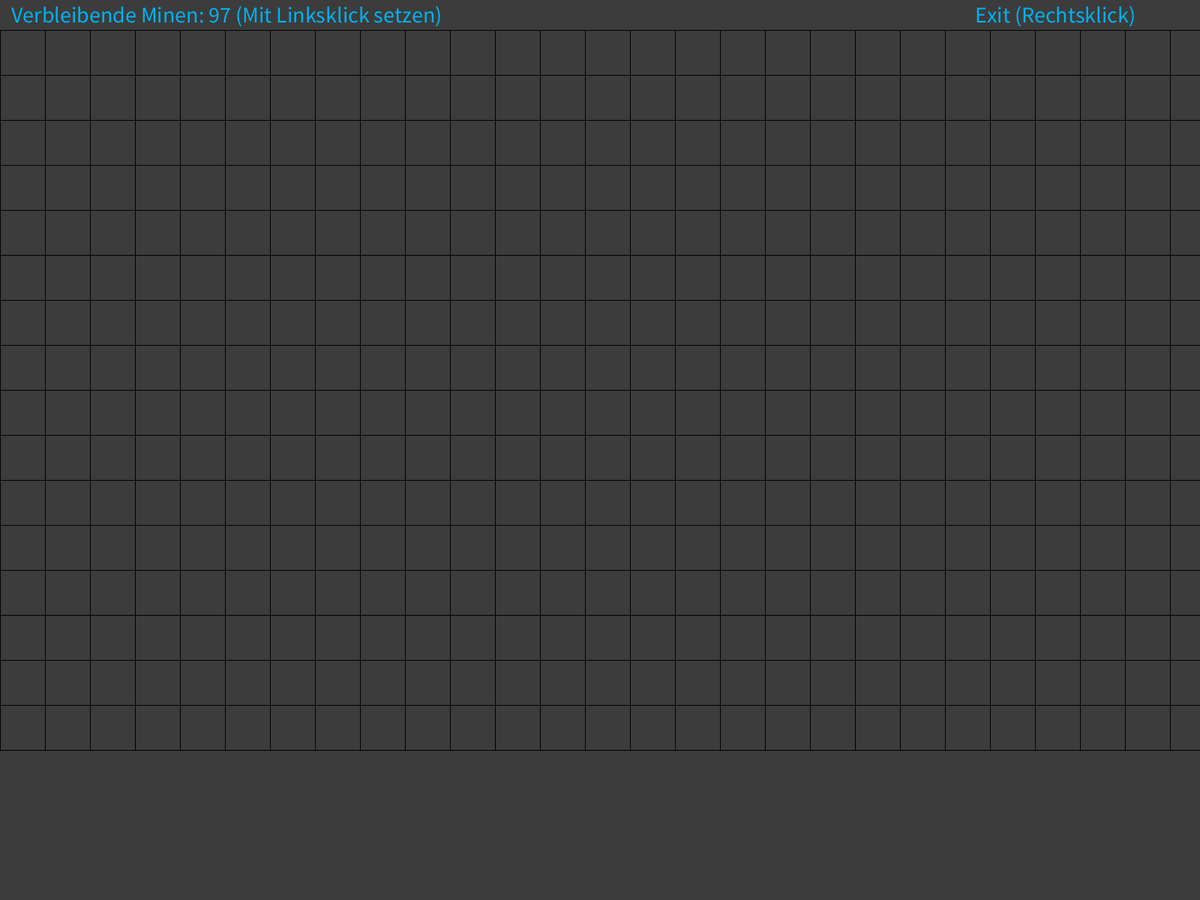
Frame 1 (no input)
Frame 60 (the mouse pressed at the canvas centre just before this capture): identical to frame 1, image omitted
Frame 120 (the mouse held since frame 60 and released just before this capture): identical to frame 1, image omitted

The Processing sketch that drew this single still picture (run headless with seeded random() and noise(); from frame 60 on, the mouse is pressed at the canvas centre):

// Processing sketch: Minesweeper
// ── Minesweeper.pde
/* MINESWEEPER */

// Game width/height
int gameWidth = 30;
int gameHeight = 16;
int cellSize = 60;
int textSize = 30;

/* How the array is going to work
 * This array is going to hold the value of the cell.
 * If it's a -1, then it's a shroaded cell and you don't know what's on it.
 * If it's a 0, then it's a blank cell without a number nor a mine or flag.
 * Any number 1-8 will represent the number of mines around it.
 * 9 represents a mine.
 * 10 represents a flag that is actually on top of a mine.
 * 11 represents a flag that is NOT on top of a mine.
 */
int[][] gameBoard = new int[gameWidth][gameHeight];

// This is a percentage array to reveal the percentage chance of something being a mine.
float[][] percentageBoard = new float[gameWidth][gameHeight];

// This represents the percentage chance that a given tile rolls as a mine.
// In a regular expert 30x16 map with 99 mines, the probability that any given cell is a mine is 20.625%.
// Adjust this variable to adjust difficulty. 0.05 is pretty easy. 0.1 is roughly medium. 0.2 is hard.
float mineDensity = 0.20625;

// Tracks the number of remaining mines on the map to test for game completion
int totalMines;

// This variable ensures that your first play will not hit a mine.
boolean firstPlay;

// This variable becomes true when you win the game to prevent you from continuing any mouse input after winning.
boolean gameWin;

// These variables attempt to hold the "Losing Cell X and Losing Cell Y" values when you lose.
// We track the cell that lost you the game so that it can be colored purple on the lose screen.
int lcx, lcy;

void setup()
{
    fullScreen();
    //size(600,360);
    ellipseMode(CENTER);
    rectMode(CORNER);
    textSize(textSize);
    firstPlay = true;
    totalMines = 0;
    lcx = -1;
    lcy = -1;
    gameWin = false;
    
    // initiate the board by rolling the mines randomly.
    for (int i = 0; i < gameWidth; i++)
    {
        for (int j = 0; j < gameHeight; j++)
        {
            if (random(0,1) < mineDensity)
            {
                gameBoard[i][j] = 9;
                totalMines++;
            }
            else
            {
                gameBoard[i][j] = -1;
            }
        }
    }
}

void draw()
{
    background(60);
    
    // Display the remaining mines at the top of the screen
    fill(0,178,238);
    text("Verbleibende Minen: "+totalMines + " (Mit Linksklick setzen)",15,30);
    text("Exit (Rechtsklick)", width-300, 30);
    
    // Draw the Board
    stroke(0);
    for (int i = 0; i < gameWidth; i++)
    {
        for (int j = 0; j < gameHeight; j++)
        {
            // If it's not a mine, draw the number with the corresponding color
            if (gameBoard[i][j] >= 0 && gameBoard[i][j] <= 8)
            {
                // background color of the square
                fill(120);
                rect(i*cellSize,40+(j*cellSize),cellSize,cellSize);
                
                // select a color based on the number
                switch (gameBoard[i][j])
                {
                    case 0: fill(250); break;
                    case 1: fill(0,0,190); break;
                    case 2: fill(0,190,190); break;
                    case 3: fill(190,0,0); break;
                    case 4: fill(190,0,190); break;
                    case 5: fill(190,190,0); break;
                    case 6: fill(0,190,0); break;
                    case 7: fill(150,110,90); break;
                    case 8: fill(150); break;
                    default: fill(120); break;
                }
                
                // Display the number if it isn't 0. 0 means there's no nearby mines
                // and we don't have to put a number there. Just leave it blank.
                if (gameBoard[i][j] != 0)
                {
                    text(gameBoard[i][j],(i*cellSize+textSize),40+(j*cellSize+textSize));
                    
                    // This bit here automatically plays obvious moves for you to make
                    // the game go faster. However, it will cause you to lose the game
                    // if it believes an incorrect move is obvious due to your incorrectly
                    // placed flag. So be careful placing flags incorrectly.
                    if (countNearbyFlags(i,j) == gameBoard[i][j])
                    {
                        openNearbySafeSpaces(i,j);
                    }
                }
            }
            // This draws the flags as red circles, whether they're correctly placed or not
            else if (gameBoard[i][j] == 10 || gameBoard[i][j] == 11)
            {
                fill(190,0,0);
                ellipse(0.5*cellSize+i*cellSize,40+0.5*cellSize+(j*cellSize),cellSize,cellSize);
            }
            // This part draws the spaces you haven't dug into yet as darker spaces.
            else
            {
                fill(60);
                rect(i*cellSize,40+(j*cellSize),cellSize,cellSize);
            }
        }
    }
    
    // If you've lost the game
    if (lcx != -1)
    {
        // This shows all of the mines.
        for (int i = 0; i < gameWidth; i++)
        {
            for (int j = 0; j < gameHeight; j++)
            {
                if (gameBoard[i][j] == 9)
                {
                    fill(190,0,0);
                    ellipse(0.5*cellSize+(i*cellSize),40+0.5*cellSize+(j*cellSize),cellSize,cellSize);
                }
            }
        }
        
        // Displays the game losing move in purple and also the "Try again" text at the top
        fill(255,64,64);
        text("Drücke Linksklick für einen Neustart!",700,30);
        ellipse(0.5*cellSize+(lcx*cellSize),40+0.5*cellSize+(lcy*cellSize),cellSize,cellSize);
    }
    
    // Test to see if you've won the game.
    if (totalMines == 0)
    {
        // If you have any false flags, you haven't won yet.
        int falseFlags = 0;
        for (int i = 0; i < gameWidth; i++)
        {
            for (int j = 0; j < gameHeight; j++)
            {
                if (gameBoard[i][j] == 11)
                {
                    falseFlags++;
                }
            }
        }
        
        // If none of the flags are falsely placed and no mines are left, you win.
        if (falseFlags == 0)
        {
            fill(190,0,190);
            text("Gewonnen! Drücke Linksklick für einen Neustart!",200,25);
            gameWin = true;
        }
    }
}

void mousePressed()
{
    // 'ENTER' restarts the game only if you've won or lost the game.
    if(mouseButton == LEFT && (lcx != -1 || gameWin)){setup();}
    // This if statement on the outside prevents mouse input if the game is won or lost.
    if (lcx == -1 && !gameWin)
    {
        // To make calculation easier, I use mx and my as variables that replace mouseX and
        // mouseY that will basically exactly equal the cell that your mouse is pointing at
        // within the gameBoard array. Basically, your mouse is always pointing to gameBoard[mx][my].
        // Without this, I'd have to write out gameBoard[floor(mouseX/20),floor((mouseY-40)/20)] every time.
        int mx = floor(mouseX / cellSize);
        int my = floor((mouseY-40) / cellSize);
        
        // This first if statement prevents you from hitting a mine on your first move, and actually
        // opens the board up in that space so that you always have a reasonable start to your game.
        if (firstPlay && mouseButton == LEFT)
        {
            createSafeZone(mx,my);
            openSpace(mx,my);
            firstPlay = false;
        }
        // After the first play has been made, you are now allowed to lose the game.
        
        // This is what happens when you flag a cell, and the game won't let you flag anything
        // until you've made your first move, because that wouldn't make sense.
        else if(!firstPlay && mouseButton == LEFT)
        {
            // If you flag a mine, that cell becomes a correctly flagged cell.
            if (gameBoard[mx][my] == 9)
            {
                gameBoard[mx][my] = 10;
                totalMines--;
            }
            // If you flag a cell that is not a mine, it becomes an incorrectly flagged cell.
            else if (gameBoard[mx][my] == -1)
            {
                gameBoard[mx][my] = 11;
                totalMines--;
            }
            // If you unflag a correctly flagged cell, remove the flag and put a mine back inside.
            else if (gameBoard[mx][my] == 10)
            {
                gameBoard[mx][my] = 9;
                totalMines++;
            }
            // If you unflag an incorrectly flagged cell, remove the flag and put a -1 back inside it,
            // which represents that the cell is back to being open and available to dig into.
            else if (gameBoard[mx][my] == 11)
            {
                gameBoard[mx][my] = -1;
                totalMines++;
            }
        }
    }
    if(mouseButton == RIGHT){
       exit(); 
    }
}

// This is the function that creates a safe zone around your first play so that you never hit a mine
// on your first move, because no one has time for that. It also clears mines from the 8 cells around
// your first move too so that you get at least some decent opening to work with and not just one cell
// opened with one single number.
void createSafeZone(int x, int y)
{
    // This double for-loop is a part of a technique I'm using to look at all cells around a given cell.
    // By using this double for-loop, I can use an x-input of x+i-1, and a y-input of y+j-1, and as you
    // cycle through x and y being 0, 1, and, 2, those inputs will look at all surrounding cells.
    for (int i = 0; i < 3; i++)
    {
        for (int j = 0; j < 3; j++)
        {
            // This if-statement prevents the formula below from using inputs outside of the bounds of
            // the gameBoard array to avoid ArrayOutOfBounds exceptions.
            if ((x+i-1) < 0 || (y+j-1) < 0 || (x+i-1) >= 30 || (y+j-1) >= 16)
            {
                continue;
            }
            else
            {
                // Update the total number of mines if any were cleared during this process.
                if (gameBoard[x+i-1][y+j-1] == 9)
                {
                    totalMines--;
                }
                // Sets the cleared space to space that's ready to be opened.
                gameBoard[x+i-1][y+j-1] = -1;
            }
        }
    }
}

// This is the function that I use to dig into a space and see what's there.
void openSpace(int x, int y)
{
    // Yo, you hit a mine.
    if (gameBoard[x][y] == 9)
    {
        gameLoss(x,y);
    }
    
    // If you didn't lose from the above if-statement, then fill in the cell with the number of
    // surrounding mines using the countNearbyMines() function.
    gameBoard[x][y] = countNearbyMines(x,y);
    
    // This is the magic sauce that continues to open more space when it makes sense to do so, and turns this
    // into a recursive algorithm. If one of the surrounding cells is a zero, then automatically dig into
    // that space and all surrounding spaces to that space, recursively.
    if (countNearbyMines(x,y) == 0)
    {
        // quick algorithm for examining all surrounding cells, as before.
        for (int i = 0; i < 3; i++)
        {
            for (int j = 0; j < 3; j++)
            {
                // Check if out of bounds of game board, as before.
                if ((x+i-1) < 0 || (y+j-1) < 0 || (x+i-1) >= 30 || (y+j-1) >= 16)
                {
                    continue;
                }
                // If a surrounding nearby cell that could be dug into doesn't have a mine and
                // there's no mines around it, dig into that one too automatically through recursion.
                else if (gameBoard[x+i-1][y+j-1] == -1 && countNearbyMines(x+i-1,y+j-1) == 0)
                {
                    gameBoard[x+i-1][y+j-1] = countNearbyMines(x+i-1,y+j-1);
                    openSpace(x+i-1,y+j-1);
                }
                // This bit ends this leg of recursion when it finds a cell that has nearby mines.
                else
                {
                    gameBoard[x+i-1][y+j-1] = countNearbyMines(x+i-1,y+j-1);
                }
            }
        }
    }
}

// This function simply returns the number of nearby mines to a cell.
int countNearbyMines(int x, int y)
{
    int mineCount = 0;
    for (int i = 0; i < 3; i++)
    {
        for (int j = 0; j < 3; j++)
        {
            if ((x+i-1) < 0 || (y+j-1) < 0 || (x+i-1) >= 30 || (y+j-1) >= 16)
            {
                continue;
            }
            else
            {
                if (gameBoard[x+i-1][y+j-1] == 9 || gameBoard[x+i-1][y+j-1] == 10)
                {
                    mineCount++;
                }
            }
        }
    }
    return mineCount;
}

// This function counts the number of nearby flags to a cell, and is important for
// making the automatic obvious moves.
int countNearbyFlags(int x, int y)
{
    int flagCount = 0;
    for (int i = 0; i < 3; i++)
    {
        for (int j = 0; j < 3; j++)
        {
            if ((x+i-1) < 0 || (y+j-1) < 0 || (x+i-1) >= 30 || (y+j-1) >= 16)
            {
                continue;
            }
            else
            {
                if (gameBoard[x+i-1][y+j-1] == 10 || gameBoard[x+i-1][y+j-1] == 11)
                {
                    flagCount++;
                }
            }
        }
    }
    return flagCount;
}

// This is the function that the game runs to automatically fill in redundant moves, but will
// cause a game loss if the reduntant move was based on the incorrect assumption that your flag
// was properly placed.
void openNearbySafeSpaces(int x, int y)
{
    for (int i = 0; i < 3; i++)
    {
        for (int j = 0; j < 3; j++)
        {
            if ((x+i-1) < 0 || (y+j-1) < 0 || (x+i-1) >= 30 || (y+j-1) >= 16)
            {
                continue;
            }
            else
            {
                // This is what happens when the automatic move is successul.
                if (gameBoard[x+i-1][y+j-1] == -1)
                {
                    openSpace(x+i-1,y+j-1);
                }
                // But sometimes it makes you lose because it assumes your incorrectly placed flag
                // was a correctly placed flag.
                else if (gameBoard[x+i-1][y+j-1] == 9)
                {
                    gameLoss(x+i-1,y+j-1);
                }
            }
        }
    }
}

// Function that retains the cell that caused you to lose the game so that it can be separately colored.
void gameLoss(int x, int y)
{
    lcx = x;
    lcy = y;
} 
